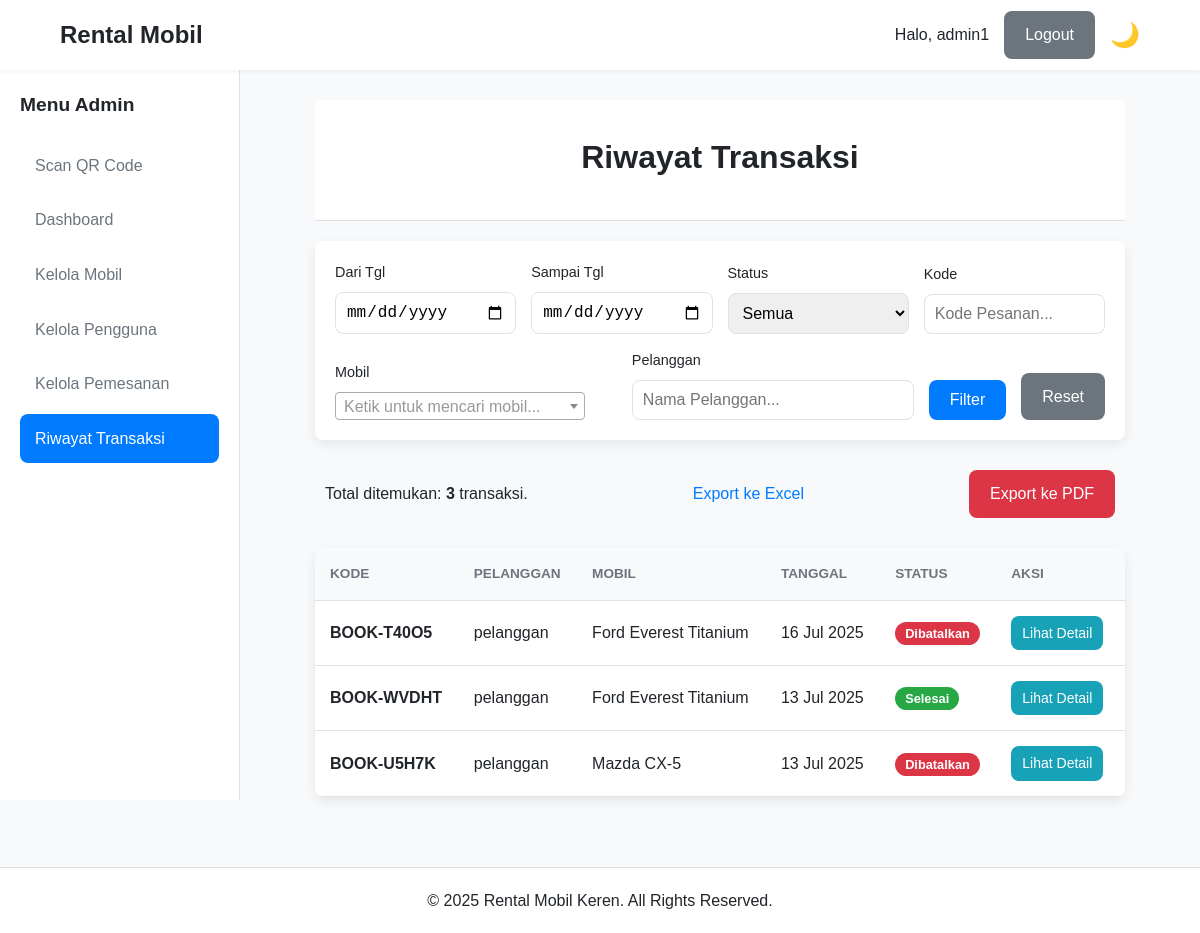
Page /admin/history.php (signed in) on the earlier database version.
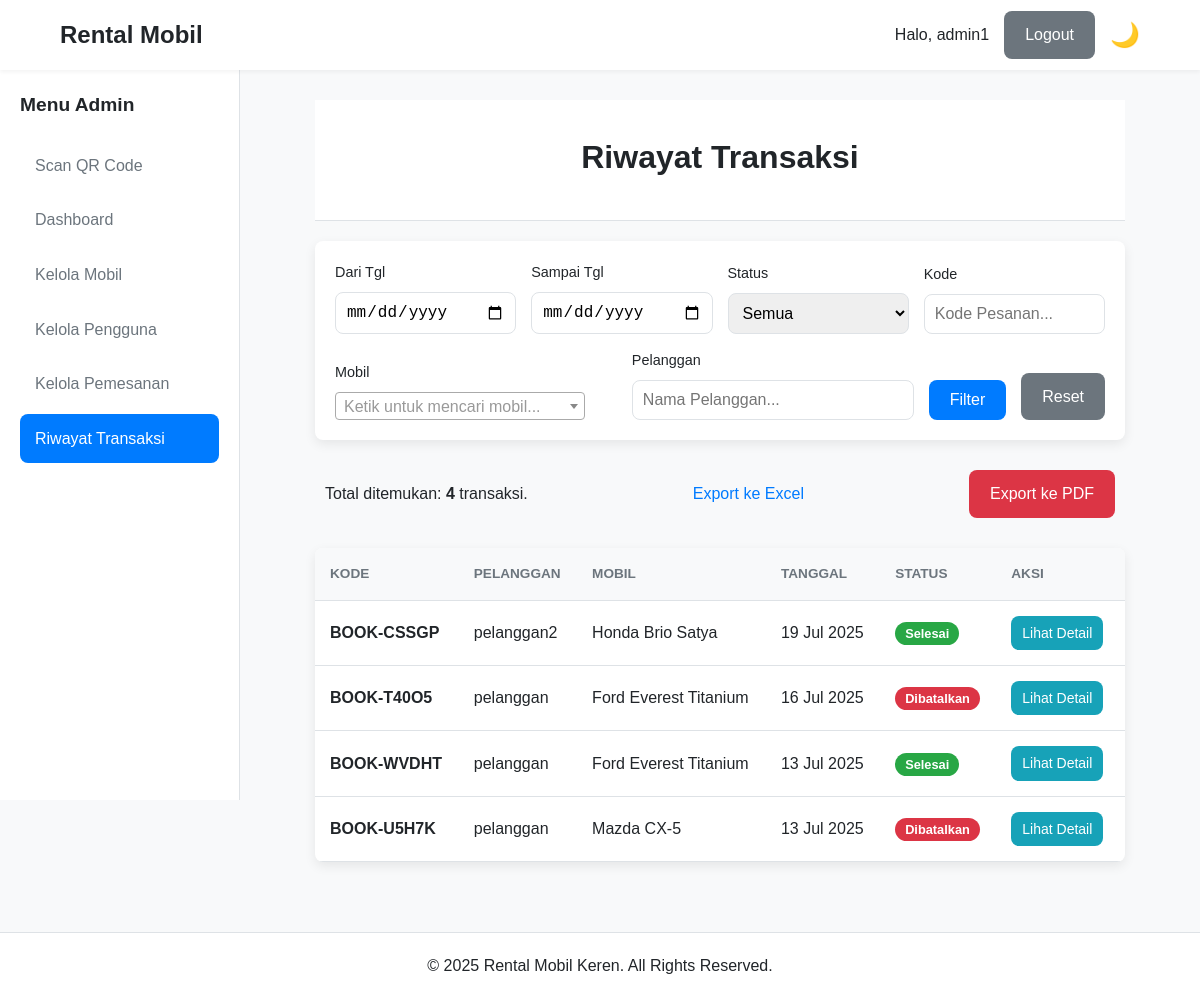
Same page on the later database version.
### tables this page shows
CREATE TABLE `pemesanan` (
  `id_pemesanan` int(11) NOT NULL,
  `kode_pemesanan` varchar(10) NOT NULL,
  `id_pengguna` int(11) NOT NULL,
  `id_mobil` int(11) NOT NULL,
  `tanggal_mulai` datetime NOT NULL,
  `tanggal_selesai` datetime NOT NULL,
  `tanggal_pengembalian` datetime DEFAULT NULL,
  `total_biaya` decimal(12,2) NOT NULL,
  `total_denda` decimal(12,2) DEFAULT 0.00,
  `total_biaya_diajukan` decimal(12,2) DEFAULT NULL,
  `status_pemesanan` enum('Menunggu Pembayaran','Dikonfirmasi','Berjalan','Selesai','Dibatalkan','Pengajuan Pembatalan','Pengajuan Ambil Cepat','Menunggu Pembayaran Denda','Pengajuan Ditolak') NOT NULL,
  `alasan_pembatalan` text DEFAULT NULL,
  `rekening_pembatalan` varchar(50) DEFAULT NULL,
  `rating_pengguna` int(1) DEFAULT NULL,
  `review_pelanggan` text DEFAULT NULL,
  `catatan_admin` varchar(255) DEFAULT NULL,
  `waktu_pengambilan` datetime DEFAULT NULL,
  `waktu_pengembalian` datetime DEFAULT NULL,
  `tgl_mulai_diajukan` datetime DEFAULT NULL,
  `tanggal_pemesanan` timestamp NOT NULL DEFAULT current_timestamp()
);

CREATE TABLE `pengguna` (
  `id_pengguna` int(11) NOT NULL,
  `username` varchar(50) NOT NULL,
  `password` varchar(255) NOT NULL,
  `nama_lengkap` varchar(100) NOT NULL,
  `email` varchar(100) NOT NULL,
  `no_telp` varchar(15) NOT NULL,
  `alamat` text DEFAULT NULL,
  `role` enum('Admin','Karyawan','Pelanggan') NOT NULL DEFAULT 'Pelanggan',
  `created_at` timestamp NOT NULL DEFAULT current_timestamp()
);

CREATE TABLE `mobil` (
  `id_mobil` int(11) NOT NULL,
  `plat_nomor` varchar(10) NOT NULL,
  `merk` varchar(50) NOT NULL,
  `model` varchar(50) NOT NULL,
  `tahun` year(4) NOT NULL,
  `jenis_mobil` varchar(50) DEFAULT NULL,
  `harga_sewa_harian` decimal(10,2) NOT NULL,
  `denda_per_hari` decimal(10,2) NOT NULL,
  `status` enum('Tersedia','Disewa','Perawatan','Tidak Aktif') NOT NULL DEFAULT 'Tersedia',
  `gambar_mobil` varchar(255) DEFAULT NULL,
  `spesifikasi` text DEFAULT NULL,
  `kelas_mobil` enum('Low level','Mid level','High level','Luxury') DEFAULT 'Mid level',
  `updated_at` timestamp NOT NULL DEFAULT current_timestamp() ON UPDATE current_timestamp()
);

### admin/history.php (the view, shortened to what this page needs)
<?php
require_once '../includes/config.php';
require_once '../includes/header.php';
$role_session = $_SESSION['role'];
$tgl_awal = $_GET['tgl_awal'] ?? '';
$tgl_akhir = $_GET['tgl_akhir'] ?? '';
$kode_pesanan = $_GET['kode_pesanan'] ?? '';
$nama_pelanggan = $_GET['nama_pelanggan'] ?? '';
$sql = "SELECT p.*, pg.nama_lengkap, m.merk, m.model, m.gambar_mobil
        FROM pemesanan p
        JOIN pengguna pg ON p.id_pengguna = pg.id_pengguna
        JOIN mobil m ON p.id_mobil = m.id_mobil
        WHERE 1=1";
$params = [];
$sql .= " ORDER BY p.tanggal_pemesanan DESC";
try {
    $stmt = $pdo->prepare($sql);
    $stmt->execute($params);
    $histories = $stmt->fetchAll();
} catch (PDOException $e) { $histories = []; }
?>
<div class="page-header"><h1>Riwayat Transaksi</h1></div>
<div class="filter-container">
    <form action="" method="GET" class="filter-form">
        <div class="form-group"><label>Dari Tgl</label><input type="date" name="tgl_awal" value="<?= htmlspecialchars($tgl_awal) ?>"></div>
        <div class="form-group"><label>Sampai Tgl</label><input type="date" name="tgl_akhir" value="<?= htmlspecialchars($tgl_akhir) ?>"></div>
        <div class="form-group"><label>Status</label>
            <select name="status"><option value="">Semua</option>
            </select>
        </div>
        <div class="form-group"><label>Kode</label><input type="text" name="kode_pesanan" placeholder="Kode Pesanan..." value="<?= htmlspecialchars($kode_pesanan) ?>"></div>
        <div class="form-group">
            <label>Mobil</label>
        </div>
        <?php
        if (in_array($role_session, ['Admin', 'Karyawan'])): ?>
            <div class="form-group"><label>Pelanggan</label><input type="text" name="nama_pelanggan" placeholder="Nama Pelanggan..." value="<?= htmlspecialchars($nama_pelanggan) ?>"></div>
        <?php endif; ?>
        <button type="submit" class="btn btn-primary">Filter</button>
        <a href="history.php" class="btn btn-secondary">Reset</a>
    </form>
</div>
<?php if (in_array($role_session, ['Admin', 'Karyawan'])): ?>
<div class="export-buttons">
    <p>Total ditemukan: <strong><?= count($histories) ?></strong> transaksi.</p>
    <?php if (!empty($histories)):
        $export_params = http_build_query($_GET);
    ?>
        <a href="../actions/export/excel.php?<?= $export_params ?>" class="btn btn-success">Export ke Excel</a>
        <a href="../actions/export/pdf.php?<?= $export_params ?>" class="btn btn-danger" target="_blank">Export ke PDF</a>
    <?php endif; ?>
</div>
<?php endif; ?>
<div class="table-container">
    <table>
        <thead>
            <tr>
                <th>Kode</th>
                <?php if (in_array($role_session, ['Admin', 'Karyawan'])): ?><th>Pelanggan</th><?php endif; ?>
                <th>Mobil</th>
                <th>Tanggal</th>
                <th>Status</th>
                <th>Aksi</th>
            </tr>
        </thead>
        <tbody>
            <?php if (!empty($histories)): ?>
                <?php foreach ($histories as $history): ?>
                    <tr>
                        <td><strong><?= htmlspecialchars($history['kode_pemesanan']) ?></strong></td>
                        <?php if (in_array($role_session, ['Admin', 'Karyawan'])): ?><td><?= htmlspecialchars($history['nama_lengkap']) ?></td><?php endif; ?>
                        <td><?= htmlspecialchars($history['merk'] . ' ' . $history['model']) ?></td>
                        <td><?= date('d M Y', strtotime($history['tanggal_pemesanan'])) ?></td>
                        <td><span class="status-badge status-<?= strtolower(str_replace(' ', '-', $history['status_pemesanan'])) ?>"><?= htmlspecialchars($history['status_pemesanan']) ?></span></td>
                        <td>
                            <a href="<?= BASE_URL ?>actions/pemesanan/detail.php?id=<?= $history['id_pemesanan'] ?>" class="btn btn-info btn-sm">Lihat Detail</a>
                        </td>
                    </tr>
                <?php endforeach; ?>
            <?php else: ?>
                <tr><td colspan="7">Tidak ada riwayat yang ditemukan sesuai kriteria.</td></tr>
            <?php endif; ?>
        </tbody>
    </table>
</div>
<?php require_once '../includes/footer.php'; ?>

### includes/header.php (shortened to what this page needs)
<!DOCTYPE html>
<html lang="id">
<head>
    <link rel="stylesheet" href="<?= BASE_URL ?>assets/css/style.css">
    <link rel="stylesheet" href="<?= BASE_URL ?>assets/css/dark-mode.css">
    <link href="https://cdn.jsdelivr.net/npm/select2@4.1.0-rc.0/dist/css/select2.min.css" rel="stylesheet" />
    <?php
    if (isset($_SESSION['role'])) {
        echo "<link rel=\"stylesheet\" href=\"" . BASE_URL . "assets/css/dashboard.css\">";
        $role_folder = strtolower($_SESSION['role']);
        $role_css_path = $role_folder . '/css/' . $role_folder . '.css';
        if (file_exists(dirname(__DIR__) . '/' . $role_css_path)) {
            echo "<link rel=\"stylesheet\" href=\"" . BASE_URL . $role_css_path . "\">";
        }
    }
    ?>
</head>
<body>
    <header class="main-header">
        <div class="container header-container">
            <div class="logo-container">
                <h2>Rental Mobil</h2>
            </div>
            <div class="user-actions">
                <?php if (isset($_SESSION['id_pengguna'])): ?>
                    <span>Halo, <?= htmlspecialchars($_SESSION['username']) ?></span>
                    <a href="<?= BASE_URL ?>logout.php" class="btn btn-secondary">Logout</a>
                <?php else: ?>
                    <a href="<?= BASE_URL ?>login.php" class="btn">Login</a>
                <?php endif; ?>
                <button id="dark-mode-toggle" class="icon-btn">🌙</button>
            </div>
        </div>
    </header>
    <div class="page-wrapper">
        <?php
        if (isset($_SESSION['id_pengguna'])) {
            require_once __DIR__ . '/sidebar.php';
        }
        ?>
        <main class="main-content">
            <div class="container">

### includes/sidebar.php (shortened to what this page needs)
<?php
$current_page = basename($_SERVER['PHP_SELF']);
function is_active($page_name, $current_page_name)
{
    return $page_name === $current_page_name ? 'class="active"' : '';
}
?>
<aside class="sidebar">
    <div class="sidebar-header">
        <h3>Menu <?= htmlspecialchars($_SESSION['role']) ?></h3>
    </div>
    <nav class="sidebar-nav">
        <ul>
            <?php if ($_SESSION['role'] === 'Admin'): ?>
                <li>
                    <a href="<?= BASE_URL ?>karyawan/scan_qr.html">Scan QR Code</a>
                </li>
                <li <?= is_active('dashboard.php', $current_page) ?>>
                    <a href="<?= BASE_URL ?>admin/dashboard.php">Dashboard</a>
                </li>
                <li <?= is_active('mobil.php', $current_page) ?>>
                    <a href="<?= BASE_URL ?>admin/mobil.php">Kelola Mobil</a>
                </li>
                <li <?= is_active('user.php', $current_page) ?>>
                    <a href="<?= BASE_URL ?>admin/user.php">Kelola Pengguna</a>
                </li>
                <li <?= is_active('pembayaran.php', $current_page) ?>>
                    <a href="<?= BASE_URL ?>admin/pembayaran.php">Kelola Pemesanan</a>
                </li>
                <li <?= is_active('history.php', $current_page) ?>>
                    <a href="<?= BASE_URL ?>admin/history.php">Riwayat Transaksi</a>
                </li>
            <?php endif; ?>
        </ul>
    </nav>
</aside>

### includes/footer.php (shortened to what this page needs)
            </div> </main> </div> <footer class="main-footer">
        <div class="container">
            <p>&copy; <?= date('Y') ?> Rental Mobil Keren. All Rights Reserved.</p>
        </div>
    </footer>
</body>
</html>

### assets/css/style.css (style rules this page uses)
:root { --primary-color: #007bff; --secondary-color: #6c757d; --success-color: #28a745; --danger-color: #dc3545; --warning-color: #ffc107; --info-color: #17a2b8; --bg-color: #f8f9fa; --surface-color: #ffffff; --text-color: #212529; --muted-text-color: #6c757d; --border-color: #dee2e6; --font-family: 'Poppins', sans-serif; --header-height: 70px; --sidebar-width: 240px; --border-radius: 8px; --box-shadow: 0 4px 12px rgba(0, 0, 0, 0.08); }
* { margin: 0; padding: 0; box-sizing: border-box; }
body { font-family: var(--font-family); background-color: var(--bg-color); color: var(--text-color); line-height: 1.6; }
.container { width: 90%; max-width: 1200px; margin: 0 auto; }
a { color: var(--primary-color); text-decoration: none; transition: color 0.2s; }
.btn { display: inline-block; padding: 10px 20px; font-size: 1rem; font-weight: 500; border: 1px solid transparent; border-radius: var(--border-radius); cursor: pointer; transition: all 0.2s; text-align: center; }
.btn-primary { background-color: var(--primary-color); color: #fff; }
.btn-secondary { background-color: var(--secondary-color); color: #fff; }
.btn-danger { background-color: var(--danger-color); color: #fff; }
.btn-sm { padding: 5px 10px; font-size: 0.875rem; }
.main-header { background-color: var(--surface-color); height: var(--header-height); display: flex; align-items: center; position: sticky; top: 0; z-index: 1000; box-shadow: 0 2px 4px rgba(0, 0, 0, 0.05); }
.header-container { display: flex; justify-content: space-between; align-items: center; }
.user-actions { display: flex; align-items: center; gap: 15px; }
.icon-btn { background: none; border: none; font-size: 1.5rem; cursor: pointer; }
.page-wrapper { display: flex; }
.sidebar { position: sticky; top: var(--header-height); height: calc(100vh - var(--header-height)); overflow-y: auto; align-self: flex-start; width: var(--sidebar-width); background-color: var(--surface-color); padding: 20px; border-right: 1px solid var(--border-color); }
.sidebar-header h3 { font-size: 1.2rem; margin-bottom: 20px; }
.sidebar-nav ul { list-style: none; }
.sidebar-nav li a { display: block; padding: 12px 15px; margin-bottom: 5px; border-radius: var(--border-radius); font-weight: 500; color: var(--muted-text-color); }
.sidebar-nav li.active a { background-color: var(--primary-color); color: #fff; }
.main-content { flex: 1; padding: 30px; }
.main-footer { text-align: center; padding: 20px; margin-top: 40px; background-color: var(--surface-color); border-top: 1px solid var(--border-color); }
.form-group { margin-bottom: 20px; }
.form-group label { display: block; margin-bottom: 5px; font-weight: 500; }
.form-group input, .form-group select, .form-group textarea { width: 100%; padding: 12px; border: 1px solid var(--border-color); border-radius: var(--border-radius); font-size: 1rem; }
.table-container { background-color: var(--surface-color); border-radius: var(--border-radius); box-shadow: var(--box-shadow); overflow-x: auto; }
table { width: 100%; border-collapse: collapse; }
th, td { padding: 15px; text-align: left; border-bottom: 1px solid var(--border-color); }
th { background-color: var(--bg-color); font-weight: 600; }
.status-badge { padding: 4px 10px; border-radius: 12px; font-size: 0.8rem; font-weight: 600; color: #fff; text-transform: capitalize; white-space: nowrap; }
.status-tersedia, .status-dikonfirmasi, .status-selesai, .status-diverifikasi { background-color: var(--success-color); }
.status-dibatalkan, .status-pengajuan-ditolak, .status-pengajuan-pembatalan { background-color: var(--danger-color); }
.page-header { background-color: var(--surface-color); padding: 2rem 0; text-align: center; margin-bottom: 30px; border-bottom: 1px solid var(--border-color); }
.page-header h1 { margin-bottom: 5px; }
.filter-container { background-color: var(--surface-color); padding: 25px; border-radius: var(--border-radius); margin-bottom: 40px; box-shadow: var(--box-shadow); }
.filter-form { display: flex; align-items: flex-end; gap: 20px; flex-wrap: wrap; }
.filter-form .form-group { margin-bottom: 0; flex: 1 1 180px; }
.filter-form .form-group label { font-weight: 500; font-size: 0.9rem; margin-bottom: 8px; display: block; }
.filter-form input, .filter-form select { width: 100%; padding: 10px; border-radius: var(--border-radius); border: 1px solid var(--border-color); }
.btn-info { background-color: var(--info-color); color: #fff; }

Differences in the rows shown:
added pemesanan: kode_pemesanan "BOOK-CSSGP", id_pengguna.nama_lengkap "pelanggan2", id_mobil.model "Honda Brio Satya", tanggal_pemesanan "19 Jul 2025", status_pemesanan "Selesai"
Other differences:
count($histories): "3" → "4"
